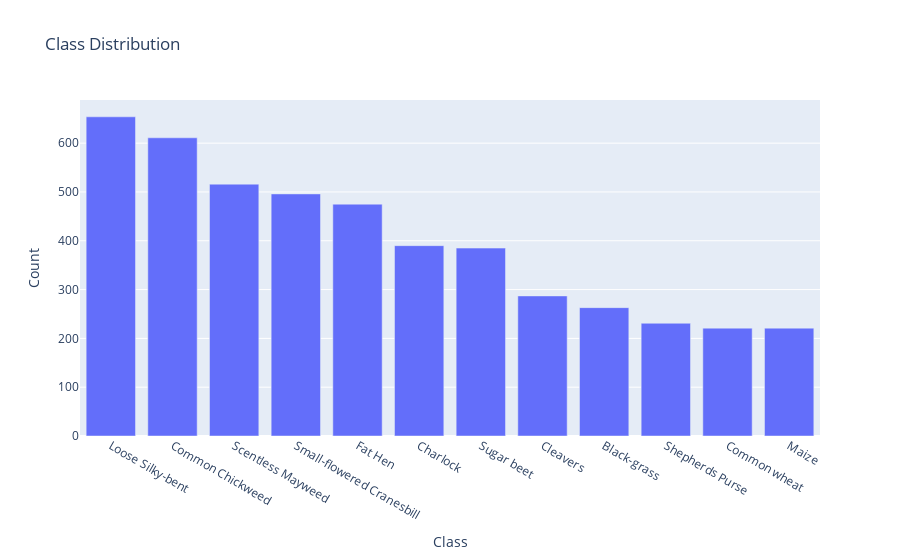

Source (notebook cell):
### Markdown cell above
## Class Distribution

### Code cell
label_counts = {}
for label in listdir(TRAIN_DIR):
    label_path = path.join(TRAIN_DIR, label)

    if path.isdir(label_path):
        num_files = len(
            [f for f in listdir(label_path) if path.isfile(path.join(label_path, f))]
        )
        label_counts[label] = num_files

fig = px.bar(
    x=list(label_counts.keys()),
    y=list(label_counts.values()),
    title="Class Distribution",
    labels={"x": "Class", "y": "Count"},
).update_xaxes(categoryorder="total descending")
fig.show()

### Figure 1 — Plotly figure (JSON) as saved in the notebook; plotly's stock layout.template omitted (floating-point values rounded to 4 significant figures)
{"data": [{"alignmentgroup": "True", "hovertemplate": "Class=%{x}<br>Count=%{y}<extra></extra>", "legendgroup": "", "marker": {"color": "#636efa", "pattern": {"shape": ""}}, "name": "", "offsetgroup": "", "orientation": "v", "showlegend": false, "textposition": "auto", "type": "bar", "x": ["Cleavers", "Sugar beet", "Common Chickweed", "Loose Silky-bent", "Scentless Mayweed", "Shepherds Purse", "Fat Hen", "Common wheat", "Black-grass", "Small-flowered Cranesbill", "Charlock", "Maize"], "xaxis": "x", "y": [287, 385, 611, 654, 516, 231, 475, 221, 263, 496, 390, 221], "yaxis": "y"}], "layout": {"barmode": "relative", "legend": {"tracegroupgap": 0}, "title": {"text": "Class Distribution"}, "xaxis": {"anchor": "y", "categoryorder": "total descending", "domain": [0, 1], "title": {"text": "Class"}}, "yaxis": {"anchor": "x", "domain": [0, 1], "title": {"text": "Count"}}}}
